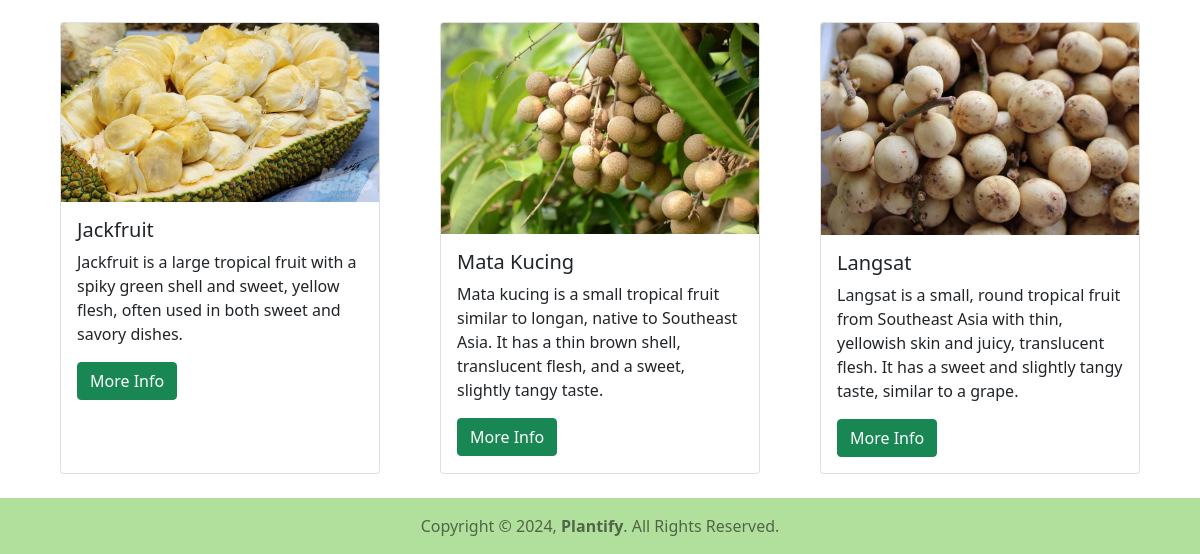
Before: / (signed in, lower part) with the older database file.
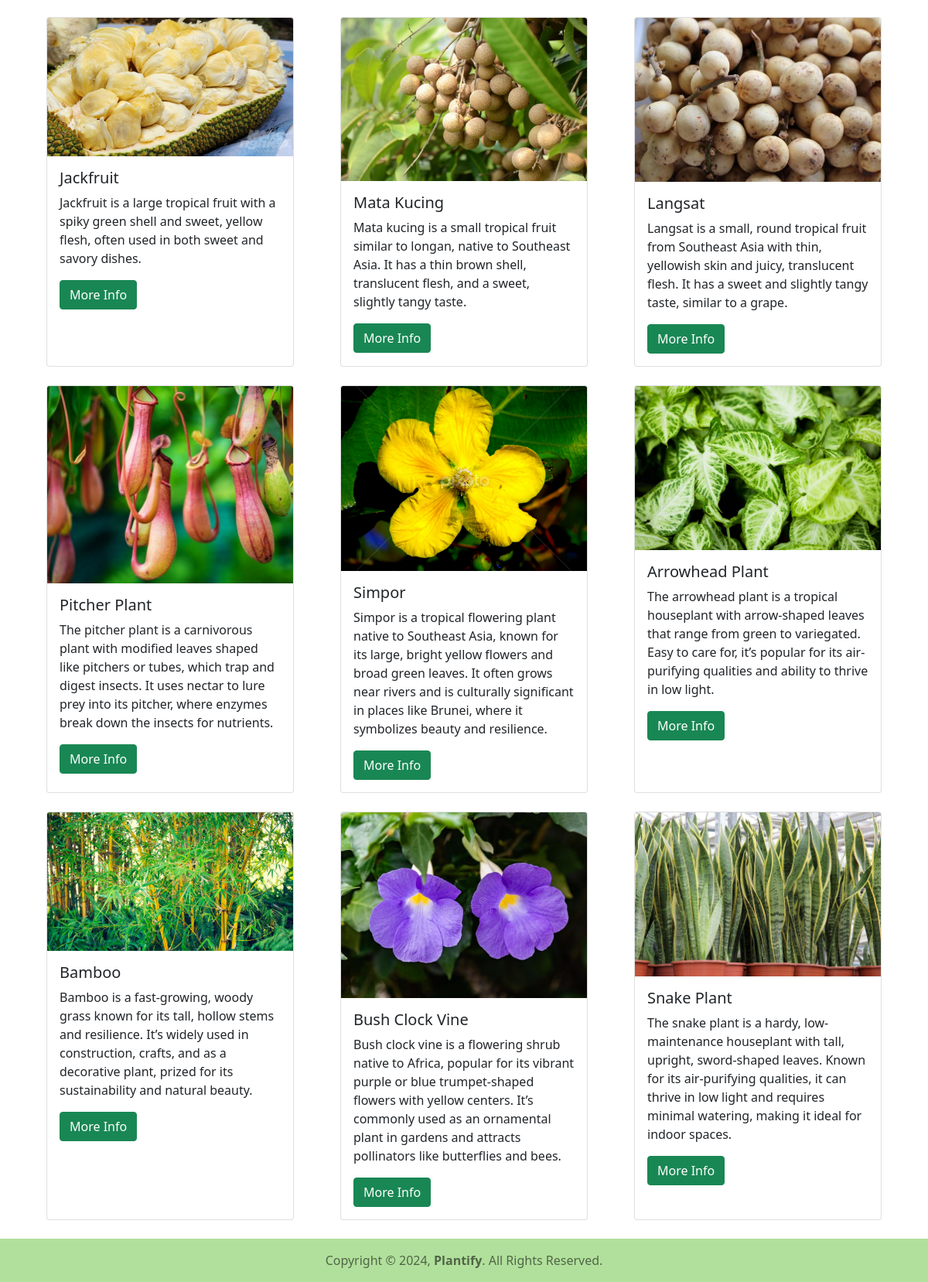
After: the same page with the newer database file.
### home/models.py (models this page shows, shortened)
class Image(models.Model):
    title = models.CharField(max_length=150)
    slug = models.SlugField(unique=True)
    sname = models.CharField(max_length=150)
    tags = models.TextField()
    sdesc = models.TextField()
    ldesc = models.TextField()
    img = models.FileField(upload_to="pic/%y/")
    class Meta:
        ordering=('id',)
    def get_absolute_url(self):
        return reverse('details',args=[self.id,self.slug])

### home/views.py (the view)
# urls.py: path('', views.index, name='index'),
@login_required(login_url='login')
def index(request):
    obj=Image.objects.all()
    return render(request, 'home/index.html',{'image':obj})

### home/templates/home/index.html (shortened to what this page needs)
{% load static %}
<!doctype html>
<html lang="en">
<head>
    <link href="https://cdn.jsdelivr.net/npm/bootstrap@5.0.2/dist/css/bootstrap.min.css" rel="stylesheet">
</head>
<body>
    <div class="container mt-4">
        {% for x in image %}
            <div class="col-lg-4 col-md-6 col-12 mb-4 d-flex justify-content-center">
                <div class="card" style="width: 20rem;">
                    <a href="{{x.get_absolute_url}}">
                        <img src="{{x.img.url}}" class="card-img-top" alt="...">
                    </a>
                    <div class="card-body">
                        <h5 class="card-title">{{x.title}}</h5>
                        <p class="text-justify card-text">{{x.sdesc}}</p>
                        <a href="{{x.get_absolute_url}}" class="btn btn-success">More Info</a>
                    </div>
                </div>
            </div>
            {% if forloop.counter|divisibleby:3 %}
        </div>
        <div class="row gp-4 justify-content-center">{% endif %}{% if forloop.last %}</div> {% endif %}
        {% endfor %}
    </div>
    <nav class="navbar static-bottom navbar-light" style="background-color: #B1E09C">
        <div class="container-fluid d-flex justify-content-center">
            <span class="navbar-text">
                Copyright &#169; 2024, <strong>Plantify</strong>. All Rights Reserved.
            </span>
        </div>
    </nav>
</body>
</html>

Changed rows visible on the page:
added Image: img (picture), title "Pitcher Plant", sdesc "The pitcher plant is a carnivorous plant with modified leaves shaped like pitchers or tubes, which trap and digest insects. It uses nectar to lure prey into its pitcher, where enzymes break down the insects for nutrients."
added Image: img (picture), title "Simpor", sdesc "Simpor is a tropical flowering plant native to Southeast Asia, known for its large, bright yellow flowers and broad green leaves. It often grows near rivers and is culturally significant in places like Brunei, where it symbolizes beauty and resilience."
added Image: img (picture), title "Arrowhead Plant", sdesc "The arrowhead plant is a tropical houseplant with arrow-shaped leaves that range from green to variegated. Easy to care for, it’s popular for its air-purifying qualities and ability to thrive in low light."
added Image: img (picture), title "Bamboo", sdesc "Bamboo is a fast-growing, woody grass known for its tall, hollow stems and resilience. It’s widely used in construction, crafts, and as a decorative plant, prized for its sustainability and natural beauty."
added Image: img (picture), title "Bush Clock Vine", sdesc "Bush clock vine is a flowering shrub native to Africa, popular for its vibrant purple or blue trumpet-shaped flowers with yellow centers. It’s commonly used as an ornamental plant in gardens and attracts pollinators like butterflies and bees."
added Image: img (picture), title "Snake Plant", sdesc "The snake plant is a hardy, low-maintenance houseplant with tall, upright, sword-shaped leaves. Known for its air-purifying qualities, it can thrive in low light and requires minimal watering, making it ideal for indoor spaces."
